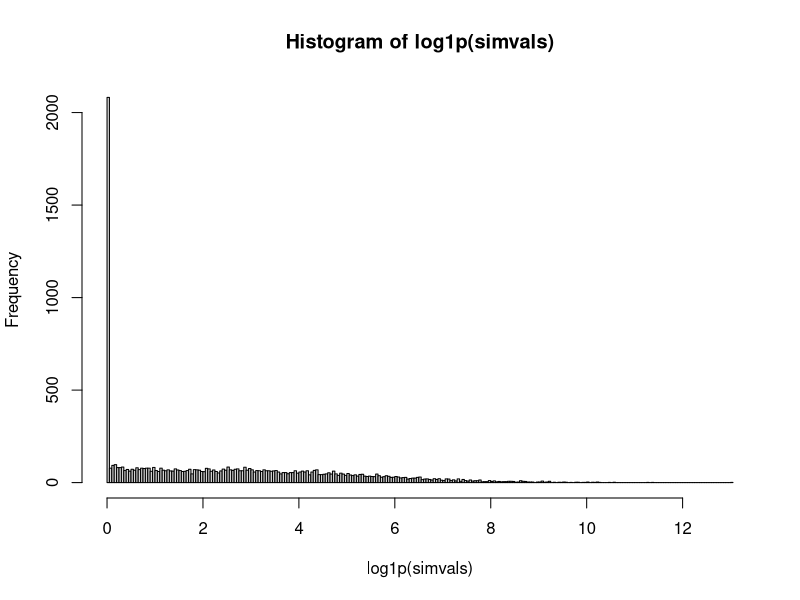

Reproduce this figure in R.
## ---- chunk 1

# Simulation parameters
sims <- 1e4
muval = 2.8
sdval = 2.54
pival = 0.2


simvals <- rep(NA, sims)
simvals[c(1:2000)] <- rep(0, sims*0.2)
simvals[c(2001:10000)] <- rlnorm(sims*0.8, meanlog = muval, sdlog = sdval)

plot <- hist(log1p(simvals), breaks = 200)

plot

## ---- chunk 2

dhlnorm <- function(x, meanlog, sdlog, pval) {
  
    if (x > 0) {
    
    value <- dlnorm(x, meanlog = meanlog, sdlog = sdlog, log = FALSE) * (1-pval)
    
    return(value)
    
  } else {
    
    value <- pval
    
    return(value)
  }
  }


prob <- dhlnorm(3, meanlog = muval, sdlog = sdval, pval = 0.2)

print(prob)
